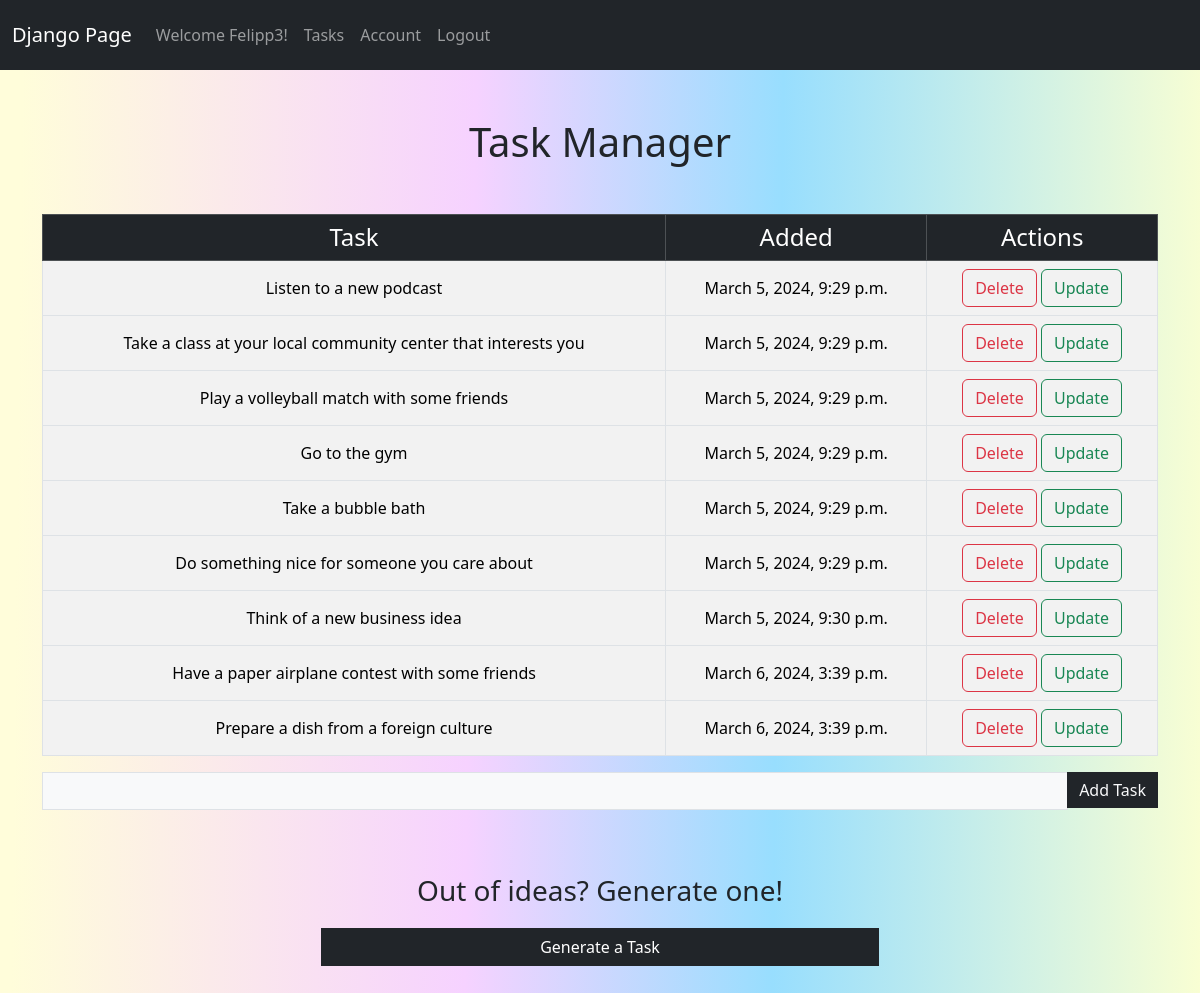
The page /tasks/ (signed in) on the database as committed earlier.
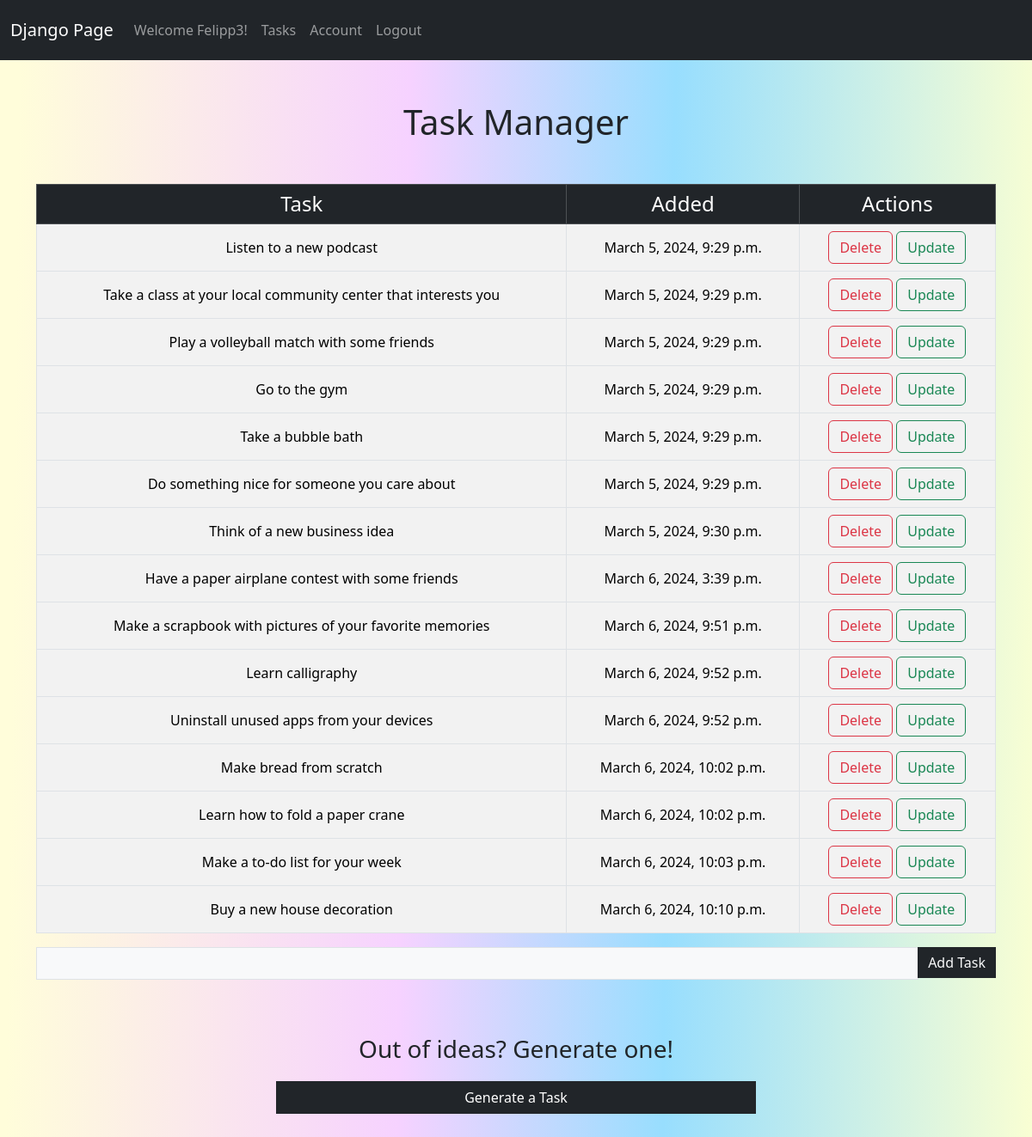
The same page on the database as committed later.
### website/models.py (models this page shows)
class Task(models.Model):
    content = models.TextField(max_length=100)
    date_created = models.DateTimeField(default=now)
    user = models.ForeignKey(User, on_delete=models.CASCADE)

### website/views.py (the view)
# urls.py: path('tasks/', views.tasks, name='tasks'),
@login_required
def tasks(request):
    if request.method == 'POST':
        content = request.POST['content']
        user_id = request.user.id
        task = Task(content=content, user_id=user_id)
        task.save()
        return redirect('tasks')
    else:
        tasks = Task.objects.filter(user_id=request.user.id)
        return render(request, 'tasks.html', {'tasks': tasks})

### website/templates/tasks.html (shortened to what this page needs)
{% extends 'base.html' %}
{% block content %}
<div id="main-div" class="col-md-12">
    <h1 class="mb-5 mt-5 text-center text-dark">Task Manager</h1>
    {% if tasks|length < 1 %} <h1 class="text-center h3 mb-5">No tasks available. Create one below!</p>
        {% else %}
        <table class="table table-striped table-bordered table-hover">
            <thead class="text-center table-dark">
                <tr>
                    <th class="h4" scope="col ">Task</th>
                    <th class="h4" scope="col">Added</th>
                    <th class="h4" scope="col">Actions</th>
                </tr>
            </thead>
            {% for task in tasks %}
            <tbody class="text-center align-middle">
                <tr>
                    <td> {{ task.content }}</td>
                    <td>{{ task.date_created }}</td>
                    <td>
                        <a class="btn btn-outline-danger" href="{% url 'delete_task' task.id %}">Delete</a>
                        <a class="btn btn-outline-success" href="{% url 'update_task' task.id %}">Update</a>
                    </td>
                </tr>
            </tbody>
            {% endfor %}
        </table>
        {% endif %}
        <form method="POST">
            <div class="input-group mb-3">
                <input class="form-control bg-light rounded-0 mb-5" type="text" name="content">
                <div class="input-group-append">
                    <input class="btn bg-dark border-0 text-light ml-1 rounded-0" type="submit" value="Add Task">
                </div>
            </div>
        </form>
        <div class="generate-container  col-md-6">
            <h1 class="text-center h3">Out of ideas? Generate one!</p>
                <a id="generate-button" class="btn btn-dark border border-dark rounded-0 w-100"
                    href="{% url 'generate_task' %}">Generate a Task</a>
        </div>
</div>
{% endblock %}

### website/templates/base.html (shortened to what this page needs)
{% load static %}
<!DOCTYPE html>
<html lang="en">
<head>
    <link rel="stylesheet" href="{% static 'css/styles.css' %}">
    <link href="https://cdn.jsdelivr.net/npm/bootstrap@5.3.3/dist/css/bootstrap.min.css" rel="stylesheet"
>
    <link rel="stylesheet" href="https://cdn.jsdelivr.net/npm/bootstrap-icons@1.11.3/font/bootstrap-icons.min.css">
</head>
<body>
    {% include 'navbar.html' %}
    <div class="main-container">
        <div class="container">
            {% block content %}
            {% endblock %}
        </div>
    </div>
</body>
</html>

### website/templates/navbar.html (shortened to what this page needs)
<nav class="navbar navbar-expand-lg navbar-dark bg-dark height-navbar">
    <div class="container-fluid">
        <a class="navbar-brand" href="{% url 'home' %}">Django Page</a>
        <div class="collapse navbar-collapse" id="navbarSupportedContent">
            <ul class="navbar-nav me-auto mb-2 mb-lg-0">
                {% if user.is_authenticated %}
                <li class="nav-item">
                    <a class="nav-link" style="cursor: default;">Welcome {{ user.get_username }}!</a>
                </li>
                <li class="nav-item">
                    <a class="nav-link" href="{% url 'tasks' %}">Tasks</a>
                </li>
                <li class="nav-item">
                    <a class="nav-link" href="{% url 'account' %}">Account</a>
                </li>
                <li class="nav-item">
                    <a class="nav-link" href="{% url 'logout' %}">Logout</a>
                </li>
                {% endif %}
            </ul>
        </div>
    </div>
</nav>

### website/static/css/styles.css (style rules this page uses)
* { box-sizing: border-box }
:root { --nav-height: 70px; }
body { width: 100vw; min-height: 100vh; margin: 0; padding: 0; background: linear-gradient(90.7deg, rgb(255, 253, 218) 1.9%, rgb(246, 210, 255) 39.3%, rgb(152, 222, 254) 64.7%, rgb(251, 255, 210) 100.8%); scroll-behavior: smooth; }
.height-navbar { height: var(--nav-height); }
.main-container { display: flex; justify-content: center; align-items: center; width: 100%; max-width: 100%; min-height: calc(100vh - var(--nav-height)); padding: 0; margin: 0; }
.container { max-height: 100%; display: block; }
.generate-container { display: block; margin-left: auto; margin-right: auto; padding-bottom: 40px; }

Rows that differ between the two databases and show on the page:
removed Task: content "Prepare a dish from a foreign culture", date_created "March 6, 2024, 3:39 p.m."
added Task: content "Make a scrapbook with pictures of your favorite memories", date_created "March 6, 2024, 9:51 p.m."
added Task: content "Learn calligraphy", date_created "March 6, 2024, 9:52 p.m."
added Task: content "Uninstall unused apps from your devices", date_created "March 6, 2024, 9:52 p.m."
added Task: content "Make bread from scratch", date_created "March 6, 2024, 10:02 p.m."
added Task: content "Learn how to fold a paper crane", date_created "March 6, 2024, 10:02 p.m."
added Task: content "Make a to-do list for your week", date_created "March 6, 2024, 10:03 p.m."
added Task: content "Buy a new house decoration", date_created "March 6, 2024, 10:10 p.m."
